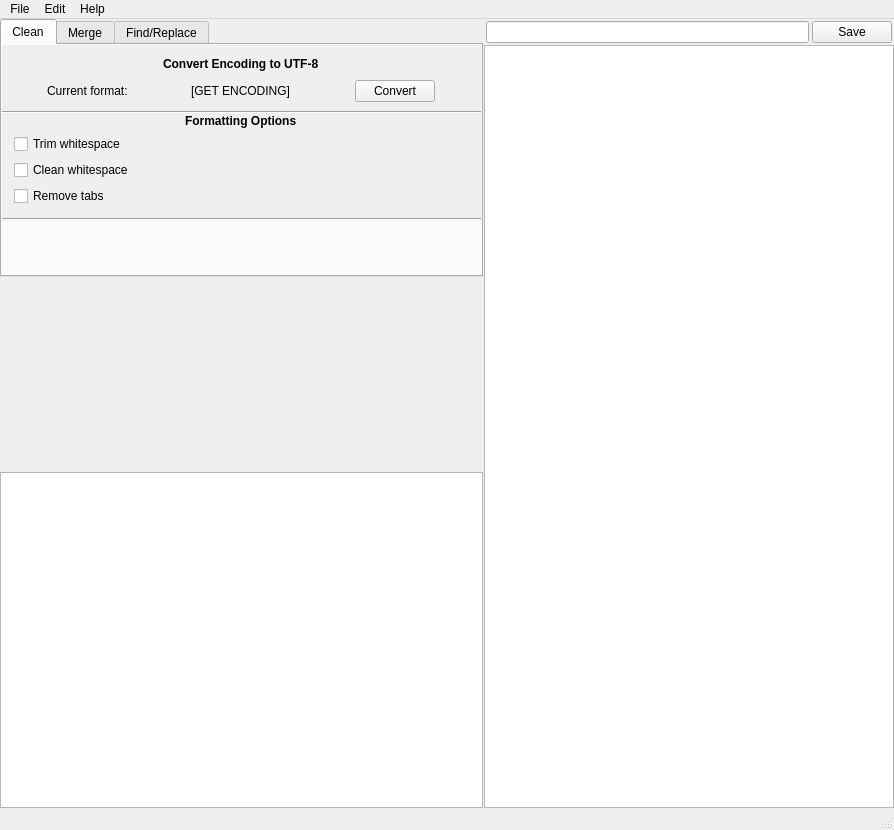
<?xml version="1.0" encoding="UTF-8"?>
<ui version="4.0">
 <class>MainWindow</class>
 <widget class="QMainWindow" name="MainWindow">
  <property name="geometry">
   <rect>
    <x>0</x>
    <y>0</y>
    <width>894</width>
    <height>830</height>
   </rect>
  </property>
  <property name="sizePolicy">
   <sizepolicy hsizetype="Preferred" vsizetype="Preferred">
    <horstretch>0</horstretch>
    <verstretch>0</verstretch>
   </sizepolicy>
  </property>
  <property name="windowTitle">
   <string>TextTools</string>
  </property>
  <widget class="QWidget" name="centralwidget">
   <property name="sizePolicy">
    <sizepolicy hsizetype="Expanding" vsizetype="Expanding">
     <horstretch>0</horstretch>
     <verstretch>0</verstretch>
    </sizepolicy>
   </property>
   <layout class="QVBoxLayout" name="verticalLayout_6">
    <property name="spacing">
     <number>0</number>
    </property>
    <property name="leftMargin">
     <number>0</number>
    </property>
    <property name="topMargin">
     <number>0</number>
    </property>
    <property name="rightMargin">
     <number>0</number>
    </property>
    <property name="bottomMargin">
     <number>0</number>
    </property>
    <item>
     <widget class="QSplitter" name="mainSplitter">
      <property name="sizePolicy">
       <sizepolicy hsizetype="Expanding" vsizetype="Preferred">
        <horstretch>0</horstretch>
        <verstretch>0</verstretch>
       </sizepolicy>
      </property>
      <property name="orientation">
       <enum>Qt::Orientation::Horizontal</enum>
      </property>
      <property name="opaqueResize">
       <bool>true</bool>
      </property>
      <property name="handleWidth">
       <number>1</number>
      </property>
      <widget class="QWidget" name="horizontalLayoutWidget">
       <layout class="QHBoxLayout" name="leftPanelLayout">
        <property name="spacing">
         <number>0</number>
        </property>
        <property name="sizeConstraint">
         <enum>QLayout::SizeConstraint::SetDefaultConstraint</enum>
        </property>
        <property name="leftMargin">
         <number>0</number>
        </property>
        <property name="topMargin">
         <number>0</number>
        </property>
        <property name="rightMargin">
         <number>0</number>
        </property>
        <item>
         <widget class="QWidget" name="leftPanelContainer" native="true">
          <property name="sizePolicy">
           <sizepolicy hsizetype="Expanding" vsizetype="Expanding">
            <horstretch>0</horstretch>
            <verstretch>0</verstretch>
           </sizepolicy>
          </property>
          <layout class="QVBoxLayout" name="leftPanelContainerLayout">
           <property name="spacing">
            <number>0</number>
           </property>
           <property name="leftMargin">
            <number>0</number>
           </property>
           <property name="topMargin">
            <number>0</number>
           </property>
           <property name="rightMargin">
            <number>0</number>
           </property>
           <property name="bottomMargin">
            <number>0</number>
           </property>
           <item>
            <widget class="QSplitter" name="leftPanelSplitter">
             <property name="sizePolicy">
              <sizepolicy hsizetype="Preferred" vsizetype="Expanding">
               <horstretch>0</horstretch>
               <verstretch>0</verstretch>
              </sizepolicy>
             </property>
             <property name="orientation">
              <enum>Qt::Orientation::Vertical</enum>
             </property>
             <property name="handleWidth">
              <number>1</number>
             </property>
             <property name="childrenCollapsible">
              <bool>true</bool>
             </property>
             <widget class="QWidget" name="verticalLayoutWidget_2">
              <layout class="QHBoxLayout" name="tabLayout" stretch="0">
               <property name="spacing">
                <number>0</number>
               </property>
               <item alignment="Qt::AlignmentFlag::AlignTop">
                <widget class="QTabWidget" name="tabWidget">
                 <property name="sizePolicy">
                  <sizepolicy hsizetype="Expanding" vsizetype="Maximum">
                   <horstretch>0</horstretch>
                   <verstretch>0</verstretch>
                  </sizepolicy>
                 </property>
                 <property name="autoFillBackground">
                  <bool>false</bool>
                 </property>
                 <property name="tabShape">
                  <enum>QTabWidget::TabShape::Rounded</enum>
                 </property>
                 <property name="currentIndex">
                  <number>0</number>
                 </property>
                 <property name="documentMode">
                  <bool>false</bool>
                 </property>
                 <widget class="QWidget" name="cleanTab">
                  <property name="sizePolicy">
                   <sizepolicy hsizetype="Expanding" vsizetype="Maximum">
                    <horstretch>0</horstretch>
                    <verstretch>0</verstretch>
                   </sizepolicy>
                  </property>
                  <attribute name="title">
                   <string>Clean</string>
                  </attribute>
                  <layout class="QHBoxLayout" name="cleanTabLayout">
                   <property name="spacing">
                    <number>0</number>
                   </property>
                   <property name="sizeConstraint">
                    <enum>QLayout::SizeConstraint::SetDefaultConstraint</enum>
                   </property>
                   <property name="leftMargin">
                    <number>0</number>
                   </property>
                   <property name="topMargin">
                    <number>0</number>
                   </property>
                   <property name="rightMargin">
                    <number>0</number>
                   </property>
                   <property name="bottomMargin">
                    <number>0</number>
                   </property>
                   <item alignment="Qt::AlignmentFlag::AlignTop">
                    <widget class="QScrollArea" name="cleanScrollArea">
                     <property name="sizePolicy">
                      <sizepolicy hsizetype="Expanding" vsizetype="Maximum">
                       <horstretch>0</horstretch>
                       <verstretch>0</verstretch>
                      </sizepolicy>
                     </property>
                     <property name="frameShape">
                      <enum>QFrame::Shape::NoFrame</enum>
                     </property>
                     <property name="widgetResizable">
                      <bool>true</bool>
                     </property>
                     <widget class="QWidget" name="cleanScrollContents">
                      <property name="geometry">
                       <rect>
                        <x>0</x>
                        <y>0</y>
                        <width>591</width>
                        <height>266</height>
                       </rect>
                      </property>
                      <property name="sizePolicy">
                       <sizepolicy hsizetype="Expanding" vsizetype="Maximum">
                        <horstretch>0</horstretch>
                        <verstretch>0</verstretch>
                       </sizepolicy>
                      </property>
                      <layout class="QHBoxLayout" name="cleanScrollContentsLayout">
                       <property name="spacing">
                        <number>0</number>
                       </property>
                       <property name="leftMargin">
                        <number>0</number>
                       </property>
                       <property name="topMargin">
                        <number>0</number>
                       </property>
                       <property name="rightMargin">
                        <number>0</number>
                       </property>
                       <property name="bottomMargin">
                        <number>0</number>
                       </property>
                       <item>
                        <widget class="QWidget" name="cleanScrollContentsContainer" native="true">
                         <property name="sizePolicy">
                          <sizepolicy hsizetype="Expanding" vsizetype="Maximum">
                           <horstretch>0</horstretch>
                           <verstretch>0</verstretch>
                          </sizepolicy>
                         </property>
                         <layout class="QVBoxLayout" name="cleanScrollContentsContainerLayout">
                          <property name="spacing">
                           <number>0</number>
                          </property>
                          <property name="leftMargin">
                           <number>0</number>
                          </property>
                          <property name="topMargin">
                           <number>12</number>
                          </property>
                          <property name="rightMargin">
                           <number>0</number>
                          </property>
                          <property name="bottomMargin">
                           <number>0</number>
                          </property>
                          <item alignment="Qt::AlignmentFlag::AlignHCenter">
                           <widget class="QLabel" name="encodingConvertHeaderLabel">
                            <property name="sizePolicy">
                             <sizepolicy hsizetype="Expanding" vsizetype="Maximum">
                              <horstretch>0</horstretch>
                              <verstretch>0</verstretch>
                             </sizepolicy>
                            </property>
                            <property name="font">
                             <font>
                              <bold>true</bold>
                             </font>
                            </property>
                            <property name="text">
                             <string>Convert Encoding to UTF-8</string>
                            </property>
                           </widget>
                          </item>
                          <item>
                           <widget class="QWidget" name="convertEncodingContainer" native="true">
                            <property name="sizePolicy">
                             <sizepolicy hsizetype="Expanding" vsizetype="Maximum">
                              <horstretch>0</horstretch>
                              <verstretch>0</verstretch>
                             </sizepolicy>
                            </property>
                            <layout class="QHBoxLayout" name="convertEncodingContainerLayout">
                             <property name="leftMargin">
                              <number>12</number>
                             </property>
                             <property name="rightMargin">
                              <number>12</number>
                             </property>
                             <item alignment="Qt::AlignmentFlag::AlignHCenter">
                              <widget class="QLabel" name="currentFormatLabel">
                               <property name="sizePolicy">
                                <sizepolicy hsizetype="Preferred" vsizetype="Maximum">
                                 <horstretch>0</horstretch>
                                 <verstretch>0</verstretch>
                                </sizepolicy>
                               </property>
                               <property name="text">
                                <string>Current format:</string>
                               </property>
                               <property name="textFormat">
                                <enum>Qt::TextFormat::PlainText</enum>
                               </property>
                              </widget>
                             </item>
                             <item alignment="Qt::AlignmentFlag::AlignHCenter">
                              <widget class="QLabel" name="getEncodingFormatLabel">
                               <property name="sizePolicy">
                                <sizepolicy hsizetype="Preferred" vsizetype="Maximum">
                                 <horstretch>0</horstretch>
                                 <verstretch>0</verstretch>
                                </sizepolicy>
                               </property>
                               <property name="text">
                                <string>[GET ENCODING]</string>
                               </property>
                              </widget>
                             </item>
                             <item alignment="Qt::AlignmentFlag::AlignHCenter">
                              <widget class="QPushButton" name="convertEncodingButton">
                               <property name="sizePolicy">
                                <sizepolicy hsizetype="Preferred" vsizetype="Maximum">
                                 <horstretch>0</horstretch>
                                 <verstretch>0</verstretch>
                                </sizepolicy>
                               </property>
                               <property name="text">
                                <string>Convert</string>
                               </property>
                              </widget>
                             </item>
                            </layout>
                           </widget>
                          </item>
                          <item>
                           <widget class="Line" name="line">
                            <property name="sizePolicy">
                             <sizepolicy hsizetype="Expanding" vsizetype="Maximum">
                              <horstretch>0</horstretch>
                              <verstretch>0</verstretch>
                             </sizepolicy>
                            </property>
                            <property name="orientation">
                             <enum>Qt::Orientation::Horizontal</enum>
                            </property>
                           </widget>
                          </item>
                          <item alignment="Qt::AlignmentFlag::AlignHCenter">
                           <widget class="QLabel" name="formattingOptionsHeaderLabel">
                            <property name="sizePolicy">
                             <sizepolicy hsizetype="Expanding" vsizetype="Maximum">
                              <horstretch>0</horstretch>
                              <verstretch>0</verstretch>
                             </sizepolicy>
                            </property>
                            <property name="font">
                             <font>
                              <bold>true</bold>
                             </font>
                            </property>
                            <property name="text">
                             <string>Formatting Options</string>
                            </property>
                            <property name="margin">
                             <number>6</number>
                            </property>
                           </widget>
                          </item>
                          <item>
                           <widget class="QWidget" name="formatOptionsContainer" native="true">
                            <property name="sizePolicy">
                             <sizepolicy hsizetype="Expanding" vsizetype="Maximum">
                              <horstretch>0</horstretch>
                              <verstretch>0</verstretch>
                             </sizepolicy>
                            </property>
                            <layout class="QGridLayout" name="formatOptionsContainerLayout">
                             <property name="leftMargin">
                              <number>12</number>
                             </property>
                             <property name="topMargin">
                              <number>6</number>
                             </property>
                             <property name="rightMargin">
                              <number>0</number>
                             </property>
                             <property name="bottomMargin">
                              <number>12</number>
                             </property>
                             <property name="horizontalSpacing">
                              <number>0</number>
                             </property>
                             <property name="verticalSpacing">
                              <number>6</number>
                             </property>
                             <item row="2" column="0">
                              <widget class="QCheckBox" name="removeTabsCheckBox">
                               <property name="sizePolicy">
                                <sizepolicy hsizetype="Minimum" vsizetype="Maximum">
                                 <horstretch>0</horstretch>
                                 <verstretch>0</verstretch>
                                </sizepolicy>
                               </property>
                               <property name="toolTip">
                                <string>Remove tabs and spaces at the beginning of paragraphs</string>
                               </property>
                               <property name="text">
                                <string>Remove tabs</string>
                               </property>
                              </widget>
                             </item>
                             <item row="0" column="0">
                              <widget class="QCheckBox" name="trimWhiteSpaceCheckBox">
                               <property name="sizePolicy">
                                <sizepolicy hsizetype="Minimum" vsizetype="Maximum">
                                 <horstretch>0</horstretch>
                                 <verstretch>0</verstretch>
                                </sizepolicy>
                               </property>
                               <property name="toolTip">
                                <string>Remove extra linebreaks at beginning and end of document. Remove spaces and tabs at the beginning and ends of paragraphs.</string>
                               </property>
                               <property name="layoutDirection">
                                <enum>Qt::LayoutDirection::LeftToRight</enum>
                               </property>
                               <property name="text">
                                <string>Trim whitespace</string>
                               </property>
                              </widget>
                             </item>
                             <item row="1" column="0">
                              <widget class="QCheckBox" name="cleanWhiteSpaceCheckBox">
                               <property name="sizePolicy">
                                <sizepolicy hsizetype="Minimum" vsizetype="Maximum">
                                 <horstretch>0</horstretch>
                                 <verstretch>0</verstretch>
                                </sizepolicy>
                               </property>
                               <property name="toolTip">
                                <string>Removes extra whitespace between words, i.e. convert two spaces to one space</string>
                               </property>
                               <property name="text">
                                <string>Clean whitespace</string>
                               </property>
                              </widget>
                             </item>
                            </layout>
                           </widget>
                          </item>
                          <item>
                           <widget class="Line" name="line_2">
                            <property name="sizePolicy">
                             <sizepolicy hsizetype="Expanding" vsizetype="Maximum">
                              <horstretch>0</horstretch>
                              <verstretch>0</verstretch>
                             </sizepolicy>
                            </property>
                            <property name="orientation">
                             <enum>Qt::Orientation::Horizontal</enum>
                            </property>
                           </widget>
                          </item>
                         </layout>
                        </widget>
                       </item>
                      </layout>
                     </widget>
                    </widget>
                   </item>
                  </layout>
                 </widget>
                 <widget class="QWidget" name="mergeTab">
                  <property name="sizePolicy">
                   <sizepolicy hsizetype="Expanding" vsizetype="Expanding">
                    <horstretch>0</horstretch>
                    <verstretch>0</verstretch>
                   </sizepolicy>
                  </property>
                  <attribute name="title">
                   <string>Merge</string>
                  </attribute>
                  <layout class="QHBoxLayout" name="horizontalLayout_3">
                   <property name="spacing">
                    <number>0</number>
                   </property>
                   <property name="leftMargin">
                    <number>0</number>
                   </property>
                   <property name="topMargin">
                    <number>0</number>
                   </property>
                   <property name="rightMargin">
                    <number>0</number>
                   </property>
                   <property name="bottomMargin">
                    <number>0</number>
                   </property>
                   <item>
                    <widget class="QScrollArea" name="mergeScrollArea">
                     <property name="sizePolicy">
                      <sizepolicy hsizetype="Expanding" vsizetype="Expanding">
                       <horstretch>0</horstretch>
                       <verstretch>0</verstretch>
                      </sizepolicy>
                     </property>
                     <property name="frameShape">
                      <enum>QFrame::Shape::NoFrame</enum>
                     </property>
                     <property name="widgetResizable">
                      <bool>true</bool>
                     </property>
                     <widget class="QWidget" name="mergeScrollContents">
                      <property name="geometry">
                       <rect>
                        <x>0</x>
                        <y>0</y>
                        <width>591</width>
                        <height>315</height>
                       </rect>
                      </property>
                      <property name="sizePolicy">
                       <sizepolicy hsizetype="Expanding" vsizetype="Expanding">
                        <horstretch>0</horstretch>
                        <verstretch>0</verstretch>
                       </sizepolicy>
                      </property>
                      <layout class="QHBoxLayout" name="horizontalLayout_6">
                       <property name="spacing">
                        <number>0</number>
                       </property>
                       <property name="leftMargin">
                        <number>0</number>
                       </property>
                       <property name="topMargin">
                        <number>0</number>
                       </property>
                       <property name="rightMargin">
                        <number>0</number>
                       </property>
                       <property name="bottomMargin">
                        <number>0</number>
                       </property>
                       <item>
                        <layout class="QGridLayout" name="mergeTabScrollLayout">
                         <item row="0" column="0" alignment="Qt::AlignmentFlag::AlignCenter">
                          <widget class="QLabel" name="mergeComingSoonLabel">
                           <property name="text"><string>Merge — coming soon</string></property>
                          </widget>
                         </item>
                        </layout>
                       </item>
                      </layout>
                     </widget>
                    </widget>
                   </item>
                  </layout>
                 </widget>
                 <widget class="QWidget" name="findTab">
                  <property name="sizePolicy">
                   <sizepolicy hsizetype="Expanding" vsizetype="Expanding">
                    <horstretch>0</horstretch>
                    <verstretch>0</verstretch>
                   </sizepolicy>
                  </property>
                  <attribute name="title">
                   <string>Find/Replace</string>
                  </attribute>
                  <layout class="QHBoxLayout" name="horizontalLayout_7">
                   <property name="spacing">
                    <number>0</number>
                   </property>
                   <property name="leftMargin">
                    <number>0</number>
                   </property>
                   <property name="topMargin">
                    <number>0</number>
                   </property>
                   <property name="rightMargin">
                    <number>0</number>
                   </property>
                   <property name="bottomMargin">
                    <number>0</number>
                   </property>
                   <item>
                    <widget class="QScrollArea" name="findScrollArea">
                     <property name="frameShape">
                      <enum>QFrame::Shape::NoFrame</enum>
                     </property>
                     <property name="widgetResizable">
                      <bool>true</bool>
                     </property>
                     <widget class="QWidget" name="findScrollContents">
                      <property name="geometry">
                       <rect>
                        <x>0</x>
                        <y>0</y>
                        <width>591</width>
                        <height>315</height>
                       </rect>
                      </property>
                      <property name="sizePolicy">
                       <sizepolicy hsizetype="Expanding" vsizetype="Expanding">
                        <horstretch>0</horstretch>
                        <verstretch>0</verstretch>
                       </sizepolicy>
                      </property>
                      <layout class="QHBoxLayout" name="horizontalLayout_4">
                       <property name="leftMargin">
                        <number>0</number>
                       </property>
                       <property name="topMargin">
                        <number>0</number>
                       </property>
                       <property name="rightMargin">
                        <number>0</number>
                       </property>
                       <property name="bottomMargin">
                        <number>0</number>
                       </property>
                       <item>
                        <layout class="QVBoxLayout" name="verticalLayout">
                         <property name="leftMargin">
                          <number>6</number>
                         </property>
                         <property name="topMargin">
                          <number>6</number>
                         </property>
                         <property name="rightMargin">
                          <number>6</number>
                         </property>
                         <item>
                          <widget class="QLabel" name="findLabel">
                           <property name="text">
                            <string>Find:</string>
                           </property>
                          </widget>
                         </item>
                         <item>
                          <widget class="QWidget" name="findWidget" native="true">
                           <property name="sizePolicy">
                            <sizepolicy hsizetype="Preferred" vsizetype="Preferred">
                             <horstretch>0</horstretch>
                             <verstretch>0</verstretch>
                            </sizepolicy>
                           </property>
                           <layout class="QHBoxLayout" name="horizontalLayout_8">
                            <item>
                             <widget class="QLineEdit" name="findLineEdit"/>
                            </item>
                            <item>
                             <widget class="QPushButton" name="findButton">
                              <property name="text">
                               <string>Find Next</string>
                              </property>
                             </widget>
                            </item>
                           </layout>
                          </widget>
                         </item>
                         <item>
                          <spacer name="verticalSpacer_2">
                           <property name="orientation">
                            <enum>Qt::Orientation::Vertical</enum>
                           </property>
                           <property name="sizeType">
                            <enum>QSizePolicy::Policy::Fixed</enum>
                           </property>
                           <property name="sizeHint" stdset="0">
                            <size>
                             <width>20</width>
                             <height>10</height>
                            </size>
                           </property>
                          </spacer>
                         </item>
                         <item>
                          <widget class="QLabel" name="replaceLabel">
                           <property name="text">
                            <string>Replace with:</string>
                           </property>
                          </widget>
                         </item>
                         <item>
                          <widget class="QWidget" name="replaceWidget" native="true">
                           <property name="sizePolicy">
                            <sizepolicy hsizetype="Preferred" vsizetype="Preferred">
                             <horstretch>0</horstretch>
                             <verstretch>0</verstretch>
                            </sizepolicy>
                           </property>
                           <layout class="QHBoxLayout" name="horizontalLayout_9">
                            <item>
                             <widget class="QLineEdit" name="replaceLineEdit"/>
                            </item>
                            <item>
                             <widget class="QPushButton" name="replaceButton">
                              <property name="sizePolicy">
                               <sizepolicy hsizetype="Maximum" vsizetype="Maximum">
                                <horstretch>0</horstretch>
                                <verstretch>0</verstretch>
                               </sizepolicy>
                              </property>
                              <property name="text">
                               <string>Replace</string>
                              </property>
                             </widget>
                            </item>
                           </layout>
                          </widget>
                         </item>
                         <item>
                          <widget class="QWidget" name="widget" native="true">
                           <layout class="QHBoxLayout" name="horizontalLayout_10">
                            <item alignment="Qt::AlignmentFlag::AlignHCenter">
                             <widget class="QPushButton" name="replaceAllButton">
                              <property name="text">
                               <string>Replace All</string>
                              </property>
                             </widget>
                            </item>
                           </layout>
                          </widget>
                         </item>
                         <item>
                          <spacer name="verticalSpacer">
                           <property name="orientation">
                            <enum>Qt::Orientation::Vertical</enum>
                           </property>
                           <property name="sizeHint" stdset="0">
                            <size>
                             <width>20</width>
                             <height>40</height>
                            </size>
                           </property>
                          </spacer>
                         </item>
                        </layout>
                       </item>
                      </layout>
                     </widget>
                    </widget>
                   </item>
                  </layout>
                 </widget>
                </widget>
               </item>
              </layout>
             </widget>
             <widget class="QWidget" name="verticalLayoutWidget">
              <layout class="QVBoxLayout" name="fileTreeLayout" stretch="0">
               <property name="spacing">
                <number>0</number>
               </property>
               <item>
                <widget class="QTreeView" name="fileTreeView">
                 <property name="sizePolicy">
                  <sizepolicy hsizetype="Expanding" vsizetype="Expanding">
                   <horstretch>0</horstretch>
                   <verstretch>0</verstretch>
                  </sizepolicy>
                 </property>
                 <property name="frameShape">
                  <enum>QFrame::Shape::StyledPanel</enum>
                 </property>
                </widget>
               </item>
              </layout>
             </widget>
            </widget>
           </item>
          </layout>
         </widget>
        </item>
       </layout>
      </widget>
      <widget class="QWidget" name="horizontalLayoutWidget_2">
       <layout class="QHBoxLayout" name="rightPanelLayout">
        <item>
         <widget class="QWidget" name="rightPanelContainerWidget" native="true">
          <property name="sizePolicy">
           <sizepolicy hsizetype="Preferred" vsizetype="Preferred">
            <horstretch>0</horstretch>
            <verstretch>0</verstretch>
           </sizepolicy>
          </property>
          <property name="minimumSize">
           <size>
            <width>0</width>
            <height>0</height>
           </size>
          </property>
          <layout class="QVBoxLayout" name="verticalLayout_4">
           <property name="spacing">
            <number>2</number>
           </property>
           <property name="leftMargin">
            <number>0</number>
           </property>
           <property name="topMargin">
            <number>0</number>
           </property>
           <property name="rightMargin">
            <number>0</number>
           </property>
           <property name="bottomMargin">
            <number>0</number>
           </property>
           <item>
            <layout class="QHBoxLayout" name="fileSaveLayout">
             <property name="spacing">
              <number>3</number>
             </property>
             <property name="leftMargin">
              <number>2</number>
             </property>
             <property name="topMargin">
              <number>2</number>
             </property>
             <property name="rightMargin">
              <number>2</number>
             </property>
             <item>
              <widget class="QLineEdit" name="fileNameEdit">
               <property name="frame">
                <bool>true</bool>
               </property>
              </widget>
             </item>
             <item>
              <widget class="QPushButton" name="saveButton">
               <property name="text">
                <string>Save</string>
               </property>
               <property name="icon">
                <iconset theme="QIcon::ThemeIcon::DocumentSave"/>
               </property>
               <property name="flat">
                <bool>false</bool>
               </property>
              </widget>
             </item>
            </layout>
           </item>
           <item>
            <layout class="QHBoxLayout" name="plainTextLayout">
             <property name="sizeConstraint">
              <enum>QLayout::SizeConstraint::SetDefaultConstraint</enum>
             </property>
             <item>
              <widget class="QPlainTextEdit" name="plainTextEdit"/>
             </item>
            </layout>
           </item>
          </layout>
         </widget>
        </item>
       </layout>
      </widget>
     </widget>
    </item>
   </layout>
  </widget>
  <widget class="QMenuBar" name="menubar">
   <property name="geometry">
    <rect>
     <x>0</x>
     <y>0</y>
     <width>894</width>
     <height>33</height>
    </rect>
   </property>
   <widget class="QMenu" name="menuFile">
    <property name="title">
     <string>File</string>
    </property>
    <addaction name="actionOpen"/>
    <addaction name="actionSave"/>
    <addaction name="actionSave_as"/>
    <addaction name="actionPreferences"/>
    <addaction name="separator"/>
    <addaction name="actionQuit"/>
   </widget>
   <widget class="QMenu" name="menuEdit">
    <property name="title">
     <string>Edit</string>
    </property>
   </widget>
   <widget class="QMenu" name="menuHelp">
    <property name="title">
     <string>Help</string>
    </property>
    <addaction name="actionAbout"/>
   </widget>
   <addaction name="menuFile"/>
   <addaction name="menuEdit"/>
   <addaction name="menuHelp"/>
  </widget>
  <widget class="QStatusBar" name="statusbar"/>
  <action name="actionQuit">
   <property name="text">
    <string>Quit</string>
   </property>
   <property name="shortcut">
    <string>Ctrl+Q</string>
   </property>
  </action>
  <action name="actionSave">
   <property name="text">
    <string>Save</string>
   </property>
   <property name="shortcut">
    <string>Ctrl+S</string>
   </property>
  </action>
  <action name="actionAbout">
   <property name="text">
    <string>About</string>
   </property>
  </action>
  <action name="actionPreferences">
   <property name="text">
    <string>Preferences</string>
   </property>
  </action>
  <action name="actionSave_as">
   <property name="text">
    <string>Save as...</string>
   </property>
   <property name="shortcut">
    <string>Ctrl+Shift+S</string>
   </property>
  </action>
  <action name="actionOpen">
   <property name="text">
    <string>Open</string>
   </property>
   <property name="shortcut">
    <string>Ctrl+O</string>
   </property>
  </action>
 </widget>
 <resources/>
 <connections/>
</ui>
